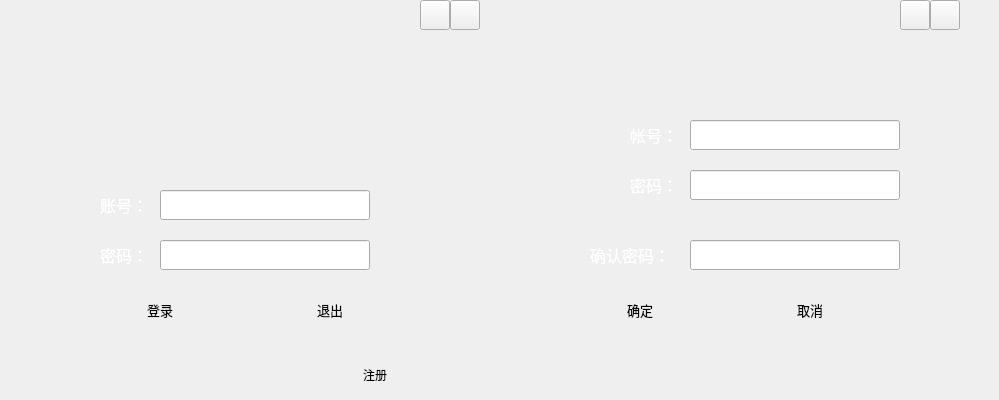
<?xml version="1.0" encoding="UTF-8"?>
<ui version="4.0">
 <class>Dialog</class>
 <widget class="QDialog" name="Dialog">
  <property name="geometry">
   <rect>
    <x>0</x>
    <y>0</y>
    <width>999</width>
    <height>400</height>
   </rect>
  </property>
  <property name="windowTitle">
   <string>Dialog</string>
  </property>
  <property name="styleSheet">
   <string notr="true"/>
  </property>
  <widget class="QPushButton" name="loginButton">
   <property name="geometry">
    <rect>
     <x>110</x>
     <y>290</y>
     <width>100</width>
     <height>40</height>
    </rect>
   </property>
   <property name="font">
    <font>
     <family>Microsoft YaHei</family>
     <pointsize>10</pointsize>
     <weight>3</weight>
     <italic>false</italic>
     <bold>false</bold>
    </font>
   </property>
   <property name="styleSheet">
    <string notr="true">QPushButton#loginButton
{
	font: 25 10pt &quot;Microsoft YaHei&quot;;
	border-image: url(:/Resources/images/Button.jpg);
    border-radius:5px;
}

QPushButton#loginButton:hover
{
    border-image: url(:/Resources/images/Button.jpg);
}

QPushButton#loginButton:pressed
{
    border-image: url(:/Resources/images/Button.jpg);
    padding-left:3px;
    padding-top:3px;
}
</string>
   </property>
   <property name="text">
    <string>登录</string>
   </property>
  </widget>
  <widget class="QPushButton" name="exitButton">
   <property name="geometry">
    <rect>
     <x>280</x>
     <y>290</y>
     <width>100</width>
     <height>40</height>
    </rect>
   </property>
   <property name="font">
    <font>
     <family>Microsoft YaHei</family>
     <pointsize>10</pointsize>
     <weight>3</weight>
     <italic>false</italic>
     <bold>false</bold>
    </font>
   </property>
   <property name="styleSheet">
    <string notr="true">QPushButton#exitButton
{
	font: 25 10pt &quot;Microsoft YaHei&quot;;
    border-image: url(:/Resources/images/Button.jpg);
    border-radius:5px;
}

QPushButton#exitButton:pressed
{
    border-image: url(:/Resources/images/Button.jpg);
    padding-left:3px;
    padding-top:3px;
}
</string>
   </property>
   <property name="text">
    <string>退出</string>
   </property>
  </widget>
  <widget class="QPushButton" name="applyButton">
   <property name="geometry">
    <rect>
     <x>330</x>
     <y>360</y>
     <width>90</width>
     <height>30</height>
    </rect>
   </property>
   <property name="font">
    <font>
     <family>Microsoft YaHei</family>
     <pointsize>9</pointsize>
     <weight>3</weight>
     <italic>false</italic>
     <bold>false</bold>
    </font>
   </property>
   <property name="styleSheet">
    <string notr="true">QPushButton#applyButton
{
	font: 25 9pt &quot;Microsoft YaHei&quot;;
    border-image: url(:/Resources/images/Button.jpg);
    border-radius:5px;
}

QPushButton#applyButton:pressed
{
    border-image: url(:/Resources/images/Button.jpg);
    padding-left:3px;
    padding-top:3px;
}
</string>
   </property>
   <property name="text">
    <string>注册</string>
   </property>
  </widget>
  <widget class="QLabel" name="label">
   <property name="geometry">
    <rect>
     <x>100</x>
     <y>180</y>
     <width>51</width>
     <height>50</height>
    </rect>
   </property>
   <property name="font">
    <font>
     <family>幼圆</family>
     <pointsize>12</pointsize>
     <weight>50</weight>
     <italic>false</italic>
     <bold>false</bold>
    </font>
   </property>
   <property name="styleSheet">
    <string notr="true">font: 12pt &quot;幼圆&quot;;
color: rgb(255, 255, 255);</string>
   </property>
   <property name="text">
    <string>账号：</string>
   </property>
  </widget>
  <widget class="QLabel" name="label_2">
   <property name="geometry">
    <rect>
     <x>100</x>
     <y>230</y>
     <width>51</width>
     <height>50</height>
    </rect>
   </property>
   <property name="font">
    <font>
     <family>幼圆</family>
     <pointsize>12</pointsize>
     <weight>50</weight>
     <italic>false</italic>
     <bold>false</bold>
    </font>
   </property>
   <property name="styleSheet">
    <string notr="true">font: 12pt &quot;幼圆&quot;;
color: rgb(255, 255, 255);</string>
   </property>
   <property name="text">
    <string>密码：</string>
   </property>
  </widget>
  <widget class="QLineEdit" name="accountEdit">
   <property name="geometry">
    <rect>
     <x>160</x>
     <y>190</y>
     <width>210</width>
     <height>30</height>
    </rect>
   </property>
   <property name="styleSheet">
    <string notr="true"/>
   </property>
  </widget>
  <widget class="QLineEdit" name="passwordEdit">
   <property name="geometry">
    <rect>
     <x>160</x>
     <y>240</y>
     <width>210</width>
     <height>30</height>
    </rect>
   </property>
   <property name="font">
    <font>
     <family>Agency FB</family>
     <pointsize>6</pointsize>
    </font>
   </property>
  </widget>
  <widget class="QLabel" name="label_3">
   <property name="geometry">
    <rect>
     <x>630</x>
     <y>110</y>
     <width>61</width>
     <height>50</height>
    </rect>
   </property>
   <property name="font">
    <font>
     <family>幼圆</family>
     <pointsize>12</pointsize>
     <weight>50</weight>
     <italic>false</italic>
     <bold>false</bold>
    </font>
   </property>
   <property name="styleSheet">
    <string notr="true">font: 12pt &quot;幼圆&quot;;
color: rgb(255, 255, 255);</string>
   </property>
   <property name="text">
    <string>帐号：</string>
   </property>
  </widget>
  <widget class="QLineEdit" name="newAccountEdit">
   <property name="geometry">
    <rect>
     <x>690</x>
     <y>120</y>
     <width>210</width>
     <height>30</height>
    </rect>
   </property>
  </widget>
  <widget class="QLineEdit" name="newPasswordEdit">
   <property name="geometry">
    <rect>
     <x>690</x>
     <y>170</y>
     <width>210</width>
     <height>30</height>
    </rect>
   </property>
   <property name="font">
    <font>
     <family>Agency FB</family>
     <pointsize>6</pointsize>
    </font>
   </property>
  </widget>
  <widget class="QLabel" name="label_4">
   <property name="geometry">
    <rect>
     <x>630</x>
     <y>160</y>
     <width>51</width>
     <height>50</height>
    </rect>
   </property>
   <property name="font">
    <font>
     <family>幼圆</family>
     <pointsize>12</pointsize>
     <weight>50</weight>
     <italic>false</italic>
     <bold>false</bold>
    </font>
   </property>
   <property name="styleSheet">
    <string notr="true">font: 12pt &quot;幼圆&quot;;
color: rgb(255, 255, 255);</string>
   </property>
   <property name="text">
    <string>密码：</string>
   </property>
  </widget>
  <widget class="QPushButton" name="submitButton">
   <property name="geometry">
    <rect>
     <x>590</x>
     <y>290</y>
     <width>100</width>
     <height>40</height>
    </rect>
   </property>
   <property name="font">
    <font>
     <family>Microsoft YaHei</family>
     <pointsize>10</pointsize>
     <weight>3</weight>
     <italic>false</italic>
     <bold>false</bold>
    </font>
   </property>
   <property name="styleSheet">
    <string notr="true">QPushButton#submitButton
{
	font: 25 10pt &quot;Microsoft YaHei&quot;;
    border-image: url(:/Resources/images/Button.jpg);
    border-radius:5px;
}

QPushButton#submitButton:pressed
{
    border-image: url(:/Resources/images/Button.jpg);
    padding-left:3px;
    padding-top:3px;
}
</string>
   </property>
   <property name="text">
    <string>确定</string>
   </property>
  </widget>
  <widget class="QLabel" name="label_5">
   <property name="geometry">
    <rect>
     <x>590</x>
     <y>230</y>
     <width>101</width>
     <height>50</height>
    </rect>
   </property>
   <property name="font">
    <font>
     <family>幼圆</family>
     <pointsize>12</pointsize>
     <weight>50</weight>
     <italic>false</italic>
     <bold>false</bold>
    </font>
   </property>
   <property name="styleSheet">
    <string notr="true">font: 12pt &quot;幼圆&quot;;
color: rgb(255, 255, 255);</string>
   </property>
   <property name="text">
    <string>确认密码：</string>
   </property>
  </widget>
  <widget class="QLineEdit" name="checkPasswordEdit">
   <property name="geometry">
    <rect>
     <x>690</x>
     <y>240</y>
     <width>210</width>
     <height>30</height>
    </rect>
   </property>
   <property name="font">
    <font>
     <family>Agency FB</family>
     <pointsize>6</pointsize>
    </font>
   </property>
  </widget>
  <widget class="QPushButton" name="cancelButton">
   <property name="geometry">
    <rect>
     <x>760</x>
     <y>290</y>
     <width>100</width>
     <height>40</height>
    </rect>
   </property>
   <property name="font">
    <font>
     <family>Microsoft YaHei</family>
     <pointsize>10</pointsize>
     <weight>3</weight>
     <italic>false</italic>
     <bold>false</bold>
    </font>
   </property>
   <property name="styleSheet">
    <string notr="true">QPushButton#cancelButton
{
	font: 25 10pt &quot;Microsoft YaHei&quot;;
    border-image: url(:/Resources/images/Button.jpg);
    border-radius:5px;
}

QPushButton#cancelButton:pressed
{
    border-image: url(:/Resources/images/Button.jpg);
    padding-left:3px;
    padding-top:3px;
}
</string>
   </property>
   <property name="text">
    <string>取消</string>
   </property>
  </widget>
  <widget class="QLabel" name="label_6">
   <property name="geometry">
    <rect>
     <x>0</x>
     <y>0</y>
     <width>1020</width>
     <height>400</height>
    </rect>
   </property>
   <property name="text">
    <string/>
   </property>
  </widget>
  <widget class="QPushButton" name="close1Button">
   <property name="geometry">
    <rect>
     <x>450</x>
     <y>0</y>
     <width>30</width>
     <height>30</height>
    </rect>
   </property>
   <property name="styleSheet">
    <string notr="true">QPushButton#close1Button
{
    border-image: url(:/Resources/images/close.png);
}
QPushButton#close1Button:hover
{
	border-image: url(:/Resources/images/close_hover.png);
}
QPushButton#close1Button:pressed
{
    border-image: url(:/Resources/images/close_press.png);
}
</string>
   </property>
   <property name="text">
    <string/>
   </property>
   <property name="iconSize">
    <size>
     <width>30</width>
     <height>30</height>
    </size>
   </property>
  </widget>
  <widget class="QPushButton" name="min1Button">
   <property name="geometry">
    <rect>
     <x>420</x>
     <y>0</y>
     <width>30</width>
     <height>30</height>
    </rect>
   </property>
   <property name="styleSheet">
    <string notr="true">QPushButton#min1Button
{
    border-image: url(:/Resources/images/min.png);
}
QPushButton#min1Button:hover
{
	border-image: url(:/Resources/images/min_hover.bmp);
}
QPushButton#min1Button:pressed
{
    border-image: url(:/Resources/images/min_press.bmp);
}</string>
   </property>
   <property name="text">
    <string/>
   </property>
  </widget>
  <widget class="QPushButton" name="close2Button">
   <property name="geometry">
    <rect>
     <x>930</x>
     <y>0</y>
     <width>30</width>
     <height>30</height>
    </rect>
   </property>
   <property name="styleSheet">
    <string notr="true">QPushButton#close2Button
{
    border-image: url(:/Resources/images/close.png);
}
QPushButton#close2Button:hover
{
	border-image: url(:/Resources/images/close_hover.png);
}
QPushButton#close2Button:pressed
{
    border-image: url(:/Resources/images/close_press.png);
}
</string>
   </property>
   <property name="text">
    <string/>
   </property>
   <property name="iconSize">
    <size>
     <width>30</width>
     <height>30</height>
    </size>
   </property>
  </widget>
  <widget class="QPushButton" name="min2Button">
   <property name="geometry">
    <rect>
     <x>900</x>
     <y>0</y>
     <width>30</width>
     <height>30</height>
    </rect>
   </property>
   <property name="styleSheet">
    <string notr="true">QPushButton#min2Button
{
    border-image: url(:/Resources/images/min.png);
}
QPushButton#min2Button:hover
{
	border-image: url(:/Resources/images/min_hover.bmp);
}
QPushButton#min2Button:pressed
{
    border-image: url(:/Resources/images/min_press.bmp);
}</string>
   </property>
   <property name="text">
    <string/>
   </property>
  </widget>
  <widget class="QLabel" name="label_7">
   <property name="geometry">
    <rect>
     <x>190</x>
     <y>50</y>
     <width>91</width>
     <height>121</height>
    </rect>
   </property>
   <property name="styleSheet">
    <string notr="true">border-image: url(:/Resources/images/block.png);</string>
   </property>
   <property name="text">
    <string/>
   </property>
  </widget>
  <zorder>label_6</zorder>
  <zorder>loginButton</zorder>
  <zorder>exitButton</zorder>
  <zorder>applyButton</zorder>
  <zorder>label</zorder>
  <zorder>label_2</zorder>
  <zorder>accountEdit</zorder>
  <zorder>passwordEdit</zorder>
  <zorder>label_3</zorder>
  <zorder>newAccountEdit</zorder>
  <zorder>newPasswordEdit</zorder>
  <zorder>label_4</zorder>
  <zorder>submitButton</zorder>
  <zorder>label_5</zorder>
  <zorder>checkPasswordEdit</zorder>
  <zorder>cancelButton</zorder>
  <zorder>close1Button</zorder>
  <zorder>min1Button</zorder>
  <zorder>close2Button</zorder>
  <zorder>min2Button</zorder>
  <zorder>label_7</zorder>
 </widget>
 <tabstops>
  <tabstop>accountEdit</tabstop>
  <tabstop>passwordEdit</tabstop>
  <tabstop>loginButton</tabstop>
  <tabstop>exitButton</tabstop>
  <tabstop>applyButton</tabstop>
  <tabstop>newAccountEdit</tabstop>
  <tabstop>newPasswordEdit</tabstop>
  <tabstop>checkPasswordEdit</tabstop>
  <tabstop>submitButton</tabstop>
  <tabstop>cancelButton</tabstop>
  <tabstop>min1Button</tabstop>
  <tabstop>close1Button</tabstop>
  <tabstop>min2Button</tabstop>
  <tabstop>close2Button</tabstop>
 </tabstops>
 <resources/>
 <connections/>
</ui>
